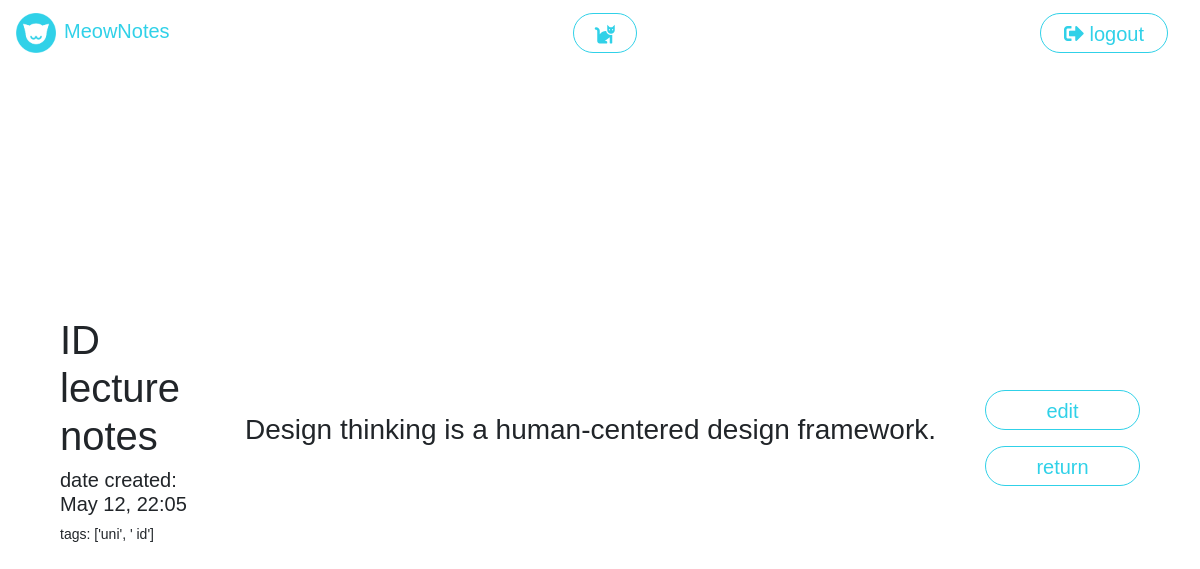
Page /view?id=1 (signed in) on the committed database.
### tables this page shows
CREATE TABLE "notes" (
	"id"	INTEGER UNIQUE,
	"uid"	INTEGER NOT NULL,
	"date_created"	TEXT NOT NULL,
	"title"	TEXT NOT NULL,
	"tags"	TEXT,
	"content"	BLOB NOT NULL,
	PRIMARY KEY("id")
);

### __init__.py (the view)
@app.route("/view")
def view():
    if session.get("username") is not None:
        session_user = session.get("username")
        db_res = get_user_by_name(session_user)
        db_user = parse_user(db_res[0])
        uid = db_user["uid"]
        requested_note_id = request.args.get("id")
        db_note_results = get_note_by_id(uid, requested_note_id)
        note_data = process_note_results(db_note_results)
        return render_template("view.html", menu_item="logout", data=note_data[0])
    else:
        return redirect("/")

### dbquery.py (called while the page is built)
def execute_select(query):
    conn = sqlite3.connect(MEOWNOTES_DB)
    cursor = conn.cursor()
    cursor.execute(query)
    result = cursor.fetchall()
    conn.close()
    return result

def get_user_by_name(username):
    query_input_items = [{"val": username, "cols": ["username"], "type": "exact", "condition": True}]
    query = prepare_query("GET_CONDITIONAL", "users", query_input_items)
    results = execute_select(query)
    return results

def get_note_by_id(uid, note_id):
    query_input_items = [{"val": uid, "cols": ["uid"], "type": "exact", "condition": True},
        {"val": note_id, "cols": ["id"], "type": "exact", "condition": True}]
    query = prepare_query("GET_CONDITIONAL", "notes", query_input_items)
    results = execute_select(query)
    return results

def parse_user(db_result):
    result = {
        "uid": db_result[0],
        "username": db_result[1],
        "password": db_result[2]
    }
    return result

def parse_note(db_note):
    real_date = dateutil.parser.parse(db_note[2])
    result = {
        "note_id": db_note[0],
        "uid": db_note[1],
        "date_created": db_note[2],
        "ui_date": real_date.strftime('%b %d, %H:%m'),
        "title": db_note[3],
        "tags": db_note[4].split(","),
        "content": db_note[5],
    }
    return result

def process_note_results(db_notes):
    parsed_notes = []
    for db_note in db_notes:
        parsed_notes.append(parse_note(db_note))
    parsed_notes.sort(key=operator.itemgetter('date_created'))
    return parsed_notes

### utils.py (called while the page is built)
def format_value_for_db(value, cols, paramtype):
    if type(value) == int or "id" in cols:
        result = str(value)
    elif paramtype == "contains":
        result = "'%" + value + "%'"
    else:
        result = "'" + value + "'"
    return result

### templates/view.html (shortened to what this page needs)
<!DOCTYPE html>
<html lang="en" dir="ltr">
{% extends "meownotes.html" %}
  {% block head %}
  {{ super() }}
  {% endblock %}
  {% block content %}
  <div class="content main">
    <div class="row h-100">
      <div class="col my-auto">
        <div class="note-metadata">
          <h1>{{ data['title'] }}</h1>
          <h5>date created: {{ data['ui_date'] }}</h5>
          <p>tags: {{ data['tags'] }}</p>
        </div>
      </div>
      <div class="col-8 my-auto text-center">
        <div class="note-content">
          <p>{{ data['content'] }}</p>
        </div>
      </div>
      <div class="col-2 my-auto">
        <div class="view-controls">
          <div class="meownotes-button meownotes-link my-auto mb-1">
            <span class="align-middle">
              <a data-toggle="modal" data-target="#edit">edit</a>
            </span>
          </div>
          <div class="meownotes-button meownotes-link my-auto">
            <span class="align-middle">
              <a href="{{ url_for('dashboard') }}">return</a>
            </span>
          </div>
        </div>
      </div>
    </div>
  </div>
  {% endblock %}

### static/css/main.css (style rules this page uses)
body { font-family: "Montserrat", sans-serif; font-size: 14px; }
a { text-decoration: none !important; }
h1 { font-weight: 500; }
:root { --meownotes-blue: #30D1E8; --meownotes-light: #FFFFFF; --meownotes-yellow: #FFB20F; --meownotes-red: #EA526F; }
.mb-1 { margin-bottom: 1rem !important; }
.meownotes-button { line-height: 1.2; font-size: 1.25rem; text-align: center; padding: .375rem .75rem; border-radius: 25px; background-color: var(--meownotes-light); color: var(--meownotes-blue); border: 1px solid var(--meownotes-blue); }
.meownotes-link { padding: .375rem .75rem; width: 100%; margin: auto; display: inline-table; }
.meownotes-link>span, .meownotes-link>span>a { color: var(--meownotes-blue); }
.main { padding: 60px; height: calc(100vh - 56px); }
.note-content { font-size: 200%; text-align: justify; font-weight: 300; }

### rows in the picture
notes: title "ID lecture notes", content "Design thinking is a human-centered design framework."

### other values in the picture
{{ menu_item }} "logout"
{{ data['ui_date'] }} "May 12, 22:05"
{{ data['tags'] }} "['uni', ' id']"
